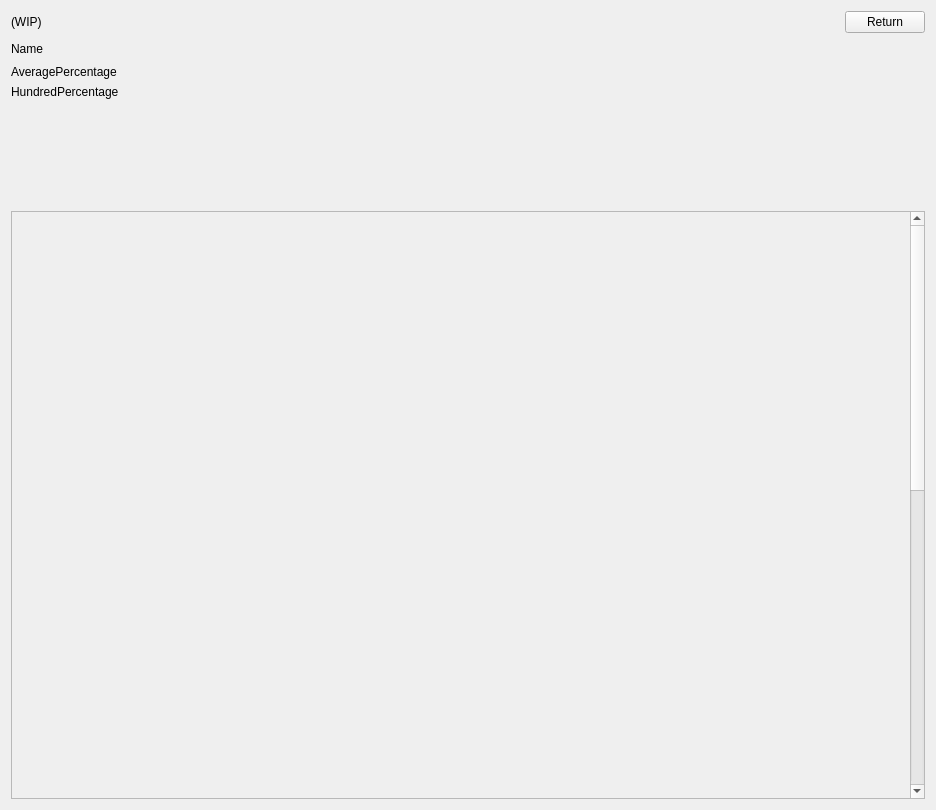
<?xml version="1.0" encoding="UTF-8"?>
<ui version="4.0">
 <class>FormStatistic</class>
 <widget class="QWidget" name="FormStatistic">
  <property name="geometry">
   <rect>
    <x>0</x>
    <y>0</y>
    <width>936</width>
    <height>810</height>
   </rect>
  </property>
  <property name="windowTitle">
   <string>Form</string>
  </property>
  <layout class="QGridLayout" name="gridLayout">
   <item row="0" column="2">
    <widget class="QPushButton" name="FormStatisticButtonReturn">
     <property name="text">
      <string>Return</string>
     </property>
    </widget>
   </item>
   <item row="1" column="0">
    <widget class="QLabel" name="FormStatisticLabelName">
     <property name="text">
      <string>Name</string>
     </property>
    </widget>
   </item>
   <item row="1" column="1">
    <spacer name="horizontalSpacer">
     <property name="orientation">
      <enum>Qt::Horizontal</enum>
     </property>
     <property name="sizeHint" stdset="0">
      <size>
       <width>40</width>
       <height>20</height>
      </size>
     </property>
    </spacer>
   </item>
   <item row="2" column="0">
    <widget class="QLabel" name="FormStatisticLabelAveragePercentage">
     <property name="text">
      <string>AveragePercentage</string>
     </property>
    </widget>
   </item>
   <item row="3" column="0">
    <widget class="QLabel" name="FormStatisticLabelHundredPercentage">
     <property name="text">
      <string>HundredPercentage</string>
     </property>
    </widget>
   </item>
   <item row="4" column="0" colspan="3">
    <widget class="QCustomPlot" name="FormStatisticCustomPlotGames" native="true">
     <property name="minimumSize">
      <size>
       <width>0</width>
       <height>100</height>
      </size>
     </property>
    </widget>
   </item>
   <item row="5" column="0" colspan="3">
    <widget class="QScrollArea" name="FormStatisticScrollAreaCustomPlots">
     <property name="widgetResizable">
      <bool>true</bool>
     </property>
     <widget class="QWidget" name="scrollAreaWidgetContents">
      <property name="geometry">
       <rect>
        <x>0</x>
        <y>0</y>
        <width>902</width>
        <height>1236</height>
       </rect>
      </property>
      <layout class="QGridLayout" name="gridLayout_2">
       <item row="4" column="0">
        <widget class="QCustomPlot" name="FormStatisticCustomPlotYears" native="true">
         <property name="minimumSize">
          <size>
           <width>0</width>
           <height>300</height>
          </size>
         </property>
        </widget>
       </item>
       <item row="1" column="0">
        <widget class="QCustomPlot" name="FormStatisticCustomPlotDays" native="true">
         <property name="minimumSize">
          <size>
           <width>0</width>
           <height>300</height>
          </size>
         </property>
        </widget>
       </item>
       <item row="3" column="0">
        <widget class="QCustomPlot" name="FormStatisticCustomPlotMonths" native="true">
         <property name="minimumSize">
          <size>
           <width>0</width>
           <height>300</height>
          </size>
         </property>
        </widget>
       </item>
       <item row="0" column="0">
        <widget class="QCustomPlot" name="FormStatisticCustomPlotHours" native="true">
         <property name="minimumSize">
          <size>
           <width>0</width>
           <height>300</height>
          </size>
         </property>
        </widget>
       </item>
      </layout>
     </widget>
    </widget>
   </item>
   <item row="0" column="0" colspan="2">
    <widget class="QLabel" name="FormStatisticLabelLogo">
     <property name="text">
      <string>(WIP)</string>
     </property>
    </widget>
   </item>
  </layout>
 </widget>
 <customwidgets>
  <customwidget>
   <class>QCustomPlot</class>
   <extends>QWidget</extends>
   <header>qcustomplot.h</header>
   <container>1</container>
  </customwidget>
 </customwidgets>
 <resources/>
 <connections/>
</ui>
